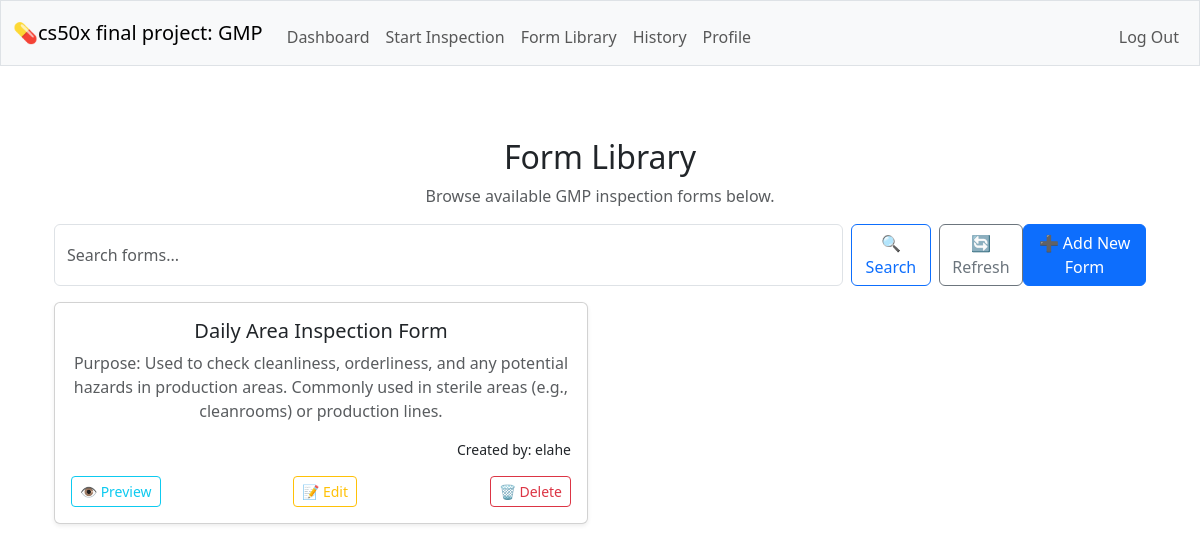
/forms_show (signed in), run on an earlier commit of the app's database.
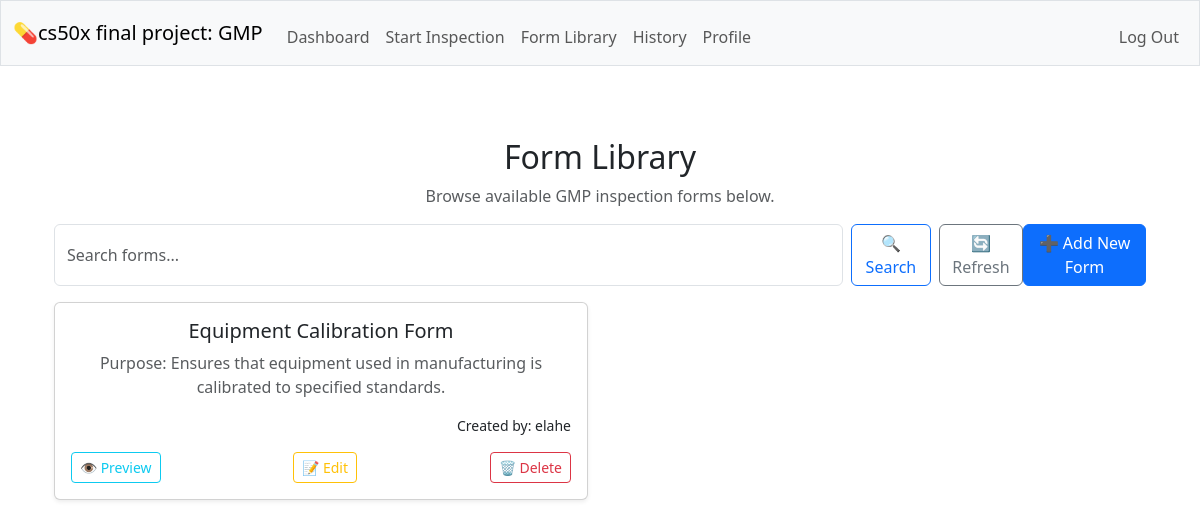
And on a later commit of the database.
### tables this page shows
CREATE TABLE forms (id INTEGER PRIMARY KEY AUTOINCREMENT NOT NULL, name TEXT NOT NULL UNIQUE, description TEXT NOT NULL, created_by INTEGER NOT NULL, FOREIGN KEY (created_by) REFERENCES users(id) );

CREATE TABLE users (id INTEGER PRIMARY KEY AUTOINCREMENT NOT NULL, username TEXT NOT NULL UNIQUE, hash TEXT NOT NULL, role TEXT NOT NULL DEFAULT 'inspector', created_at DATETIME DEFAULT CURRENT_TIMESTAMP);

### app.py (the view)
@app.route("/forms_show", methods=["GET", "POST"])
@login_required
def forms_show():
    search_query = request.form.get("search") if request.method == "POST" else None
    if search_query:
        forms = db.execute(
            """SELECT forms.*, users.username AS created_by_name
               FROM forms JOIN users ON forms.created_by = users.id
               WHERE forms.name LIKE ? ORDER BY forms.id DESC""",
            f"%{search_query}%"
        )
    else:
        forms = db.execute(
            """SELECT forms.*, users.username AS created_by_name
               FROM forms JOIN users ON forms.created_by = users.id
               ORDER BY forms.id DESC"""
        )
    return render_template("forms_show.html", forms=forms)

### helpers.py (called while the page is built)
def login_required(f):
    @wraps(f)
    def decorated_function(*args, **kwargs):
        if session.get("user_id") is None:
            return redirect("/login")
        return f(*args, **kwargs)
    return decorated_function

### templates/forms_show.html (shortened to what this page needs)
{% extends "layout.html" %}
{% block main %}
<div class="container mt-4">
    <h2>Form Library</h2>
    <p class="text-muted">Browse available GMP inspection forms below.</p>
    <form method="POST" class="d-flex mb-3">
        <input name="search" class="form-control me-2" type="search" placeholder="Search forms..." aria-label="Search">
        <button class="btn btn-outline-primary me-2" type="submit">🔍 Search</button>
        <a href="/forms_show" class="btn btn-outline-secondary">🔄 Refresh</a>
            <a href="/forms_show/new" class="btn btn-primary ms-auto">➕ Add New Form</a>
    </form>
    {% if forms %}
        <div class="row row-cols-1 row-cols-md-2 g-4">
            {% for form in forms %}
            <div class="col">
                <div class="card h-100 shadow-sm">
                    <div class="card-body">
                        <h5 class="card-title">{{ form.name }}</h5>
                        <p class="card-text text-muted">{{ form.description }}</p>
                        <p class="text-end small">Created by: {{ form.created_by_name }}</p>
                        <div class="d-flex justify-content-between">
                            <a href="/forms_show/{{ form.id }}/preview" class="btn btn-outline-info btn-sm">👁️ Preview</a>
                            <a href="/forms_show/{{ form.id }}/edit" class="btn btn-outline-warning btn-sm">📝 Edit</a>
                            <form method="POST" action="/forms_show/{{ form.id }}/delete" onsubmit="return confirm('Are you sure you want to delete this form? This action cannot be undone.');" style="display:inline;">
                                <button type="submit" class="btn btn-outline-danger btn-sm">🗑️ Delete</button>
                            </form>
                        </div>
                    </div>
                </div>
            </div>
            {% endfor %}
        </div>
    {% else %}
        <p class="text-muted mt-4">No forms found.</p>
    {% endif %}
</div>
{% endblock %}

### templates/layout.html (shortened to what this page needs)
<!DOCTYPE html>
<html lang="en">
    <head>
        <link href="https://cdn.jsdelivr.net/npm/bootstrap@5.3.3/dist/css/bootstrap.min.css" rel="stylesheet">
        <link href="/static/styles.css" rel="stylesheet">
    </head>
    <body>
        <nav class="bg-light border navbar navbar-expand-md navbar-light">
            <div class="container-fluid">
                <a class="navbar-brand" href="/">💊cs50x final project: GMP</a>
                <div class="collapse navbar-collapse" id="navbar">
                    {% if session["user_id"] %}
                        <ul class="navbar-nav me-auto mt-2">
                            <li class="nav-item"><a class="nav-link" href="/">Dashboard</a></li>
                            <li class="nav-item"><a class="nav-link" href="/start">Start Inspection</a></li>
                            <li class="nav-item"><a class="nav-link" href="/forms_show">Form Library</a></li>
                            <li class="nav-item"><a class="nav-link" href="/history">History</a></li>
                            <li class="nav-item"><a class="nav-link" href="/">Profile</a></li>
                        </ul>
                        <ul class="navbar-nav ms-auto mt-2">
                            <li class="nav-item"><a class="nav-link" href="/logout">Log Out</a></li>
                        </ul>
                    {% else %}
                        <ul class="navbar-nav ms-auto mt-2">
                            <li class="nav-item"><a class="nav-link" href="/register">Register</a></li>
                            <li class="nav-item"><a class="nav-link" href="/login">Log In</a></li>
                        </ul>
                    {% endif %}
                </div>
            </div>
        </nav>
        <main class="container py-5 text-center">
            {% block main %}{% endblock %}
        </main>
    </body>
</html>

What changed in the data, as far as the page shows it:
removed forms: name "Daily Area Inspection Form", description "Purpose: Used to check cleanliness, orderliness, and any potential hazards in production areas. Commonly used in sterile areas (e.g., cleanrooms) or production lines.", created_by_name "elahe"
added forms: name "Equipment Calibration Form", description "Purpose: Ensures that equipment used in manufacturing is calibrated to specified standards.", created_by_name "elahe"
